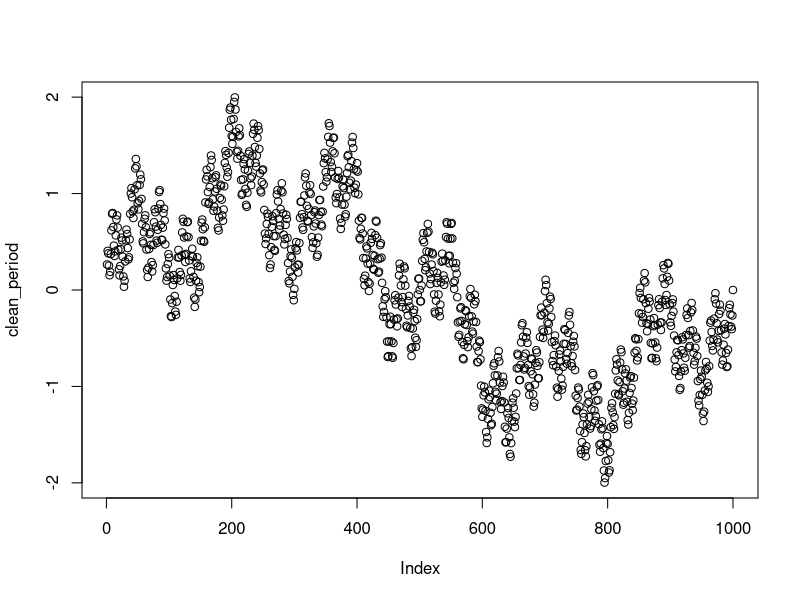
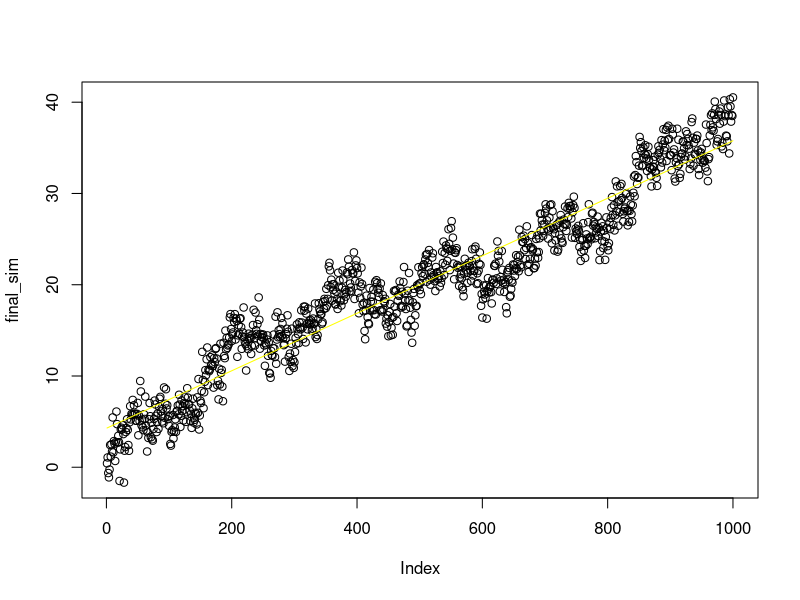
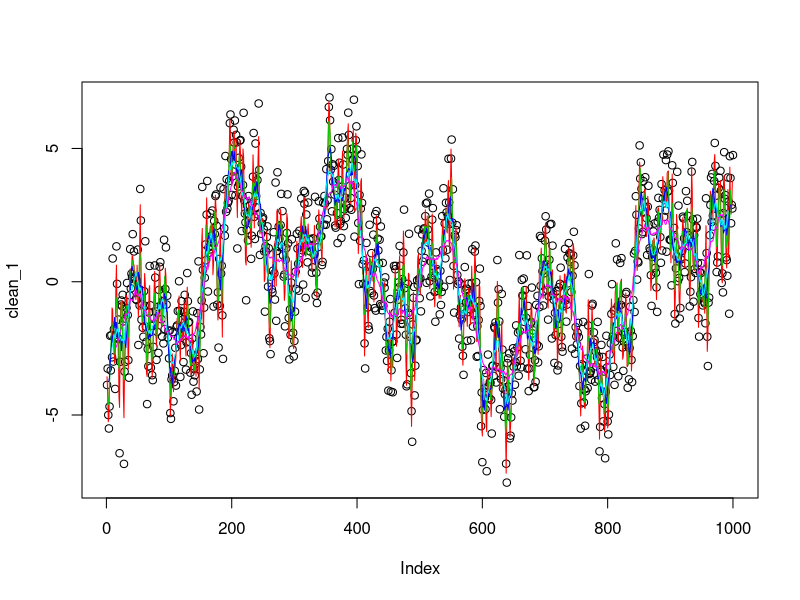
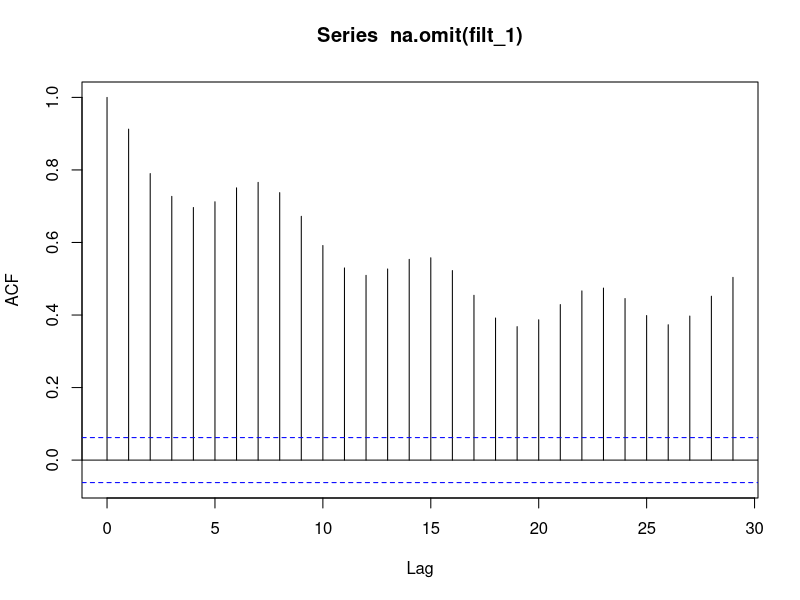
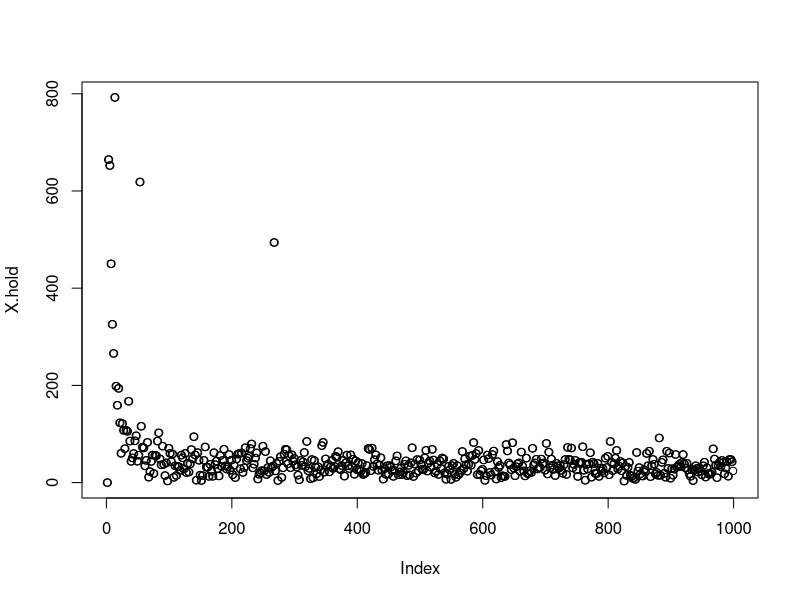

R code for these plots, in order:

len=1000

#time indicator
x=seq(1:len)
time     <- 1
w        <- 2*pi/time
ts       <- seq(time/len,time,1/len)
#simple noise
noise=rnorm(len,mean=0,sd=.3)
#heteroscedastic noise
#sinusoidals
sin_1=sin(1*w*ts)
sin_2=(1/2)*sin(6*w*ts)
sin_4=(1/3)*sin(26*w*ts)
sin_8=(1/4)*sin(133*w*ts)
clean_period=sin_1+sin_2+sin_4+sin_8
plot(clean_period)

var_pres=sin_1+sin_2+sin_4+sin_8+noise+.01*x
final_sim=var_pres+c(rep(0,1),var_pres[2:len])+c(rep(0,2),var_pres[3:len])+c(rep(0,3),var_pres[4:len])


plot(final_sim)
lm_model=lm(final_sim~x)
line_fit=predict(lm_model)
lines(line_fit,col="yellow")
#remove linear trend
clean_1=final_sim-line_fit
plot(clean_1)
filt_1=filter(clean_1,rep(1/2,2))
filt_2=filter(clean_1,rep(1/4,4))
filt_3=filter(clean_1,rep(1/8,8))
filt_4=filter(clean_1,rep(1/16,16))
filt_5=filter(clean_1,rep(1/32,32))

lines(filt_1,col="red")
lines(filt_2,col="green3")
lines(filt_3,col="blue")
lines(filt_4,col="cyan")
lines(filt_5,col="magenta")

#ACF diagnostics
acf(na.omit(filt_1))


#FFT exploration
X.hold=Mod(fft(na.omit(clean_1)))
X.hold=X.hold[1:length(X.hold)/2]
plot(X.hold)
ordered_ind=order(X.hold,decreasing=TRUE)
head(ordered_ind,n=10)

#fit model with suspected sinusoids



